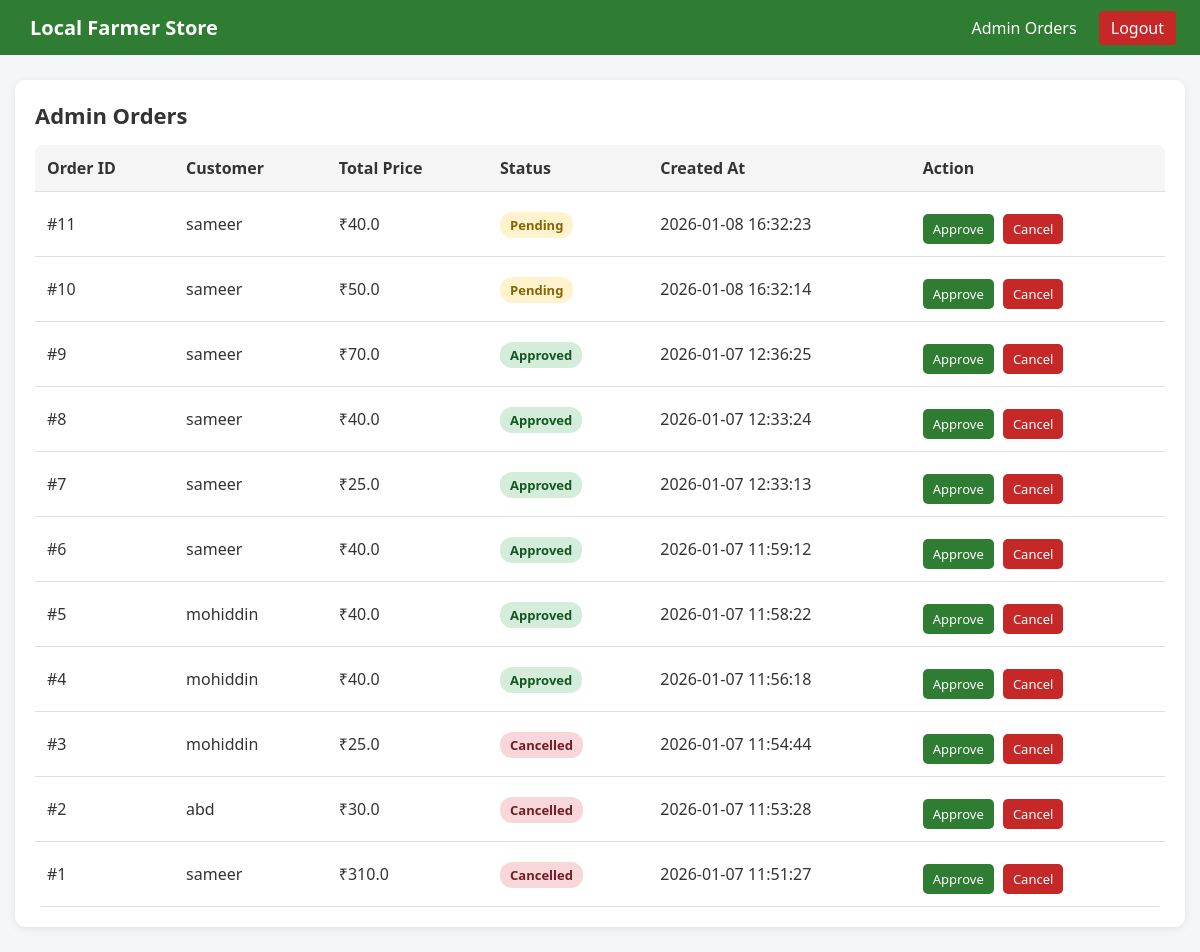
Before: /admin_orders (signed in) with the older database file.
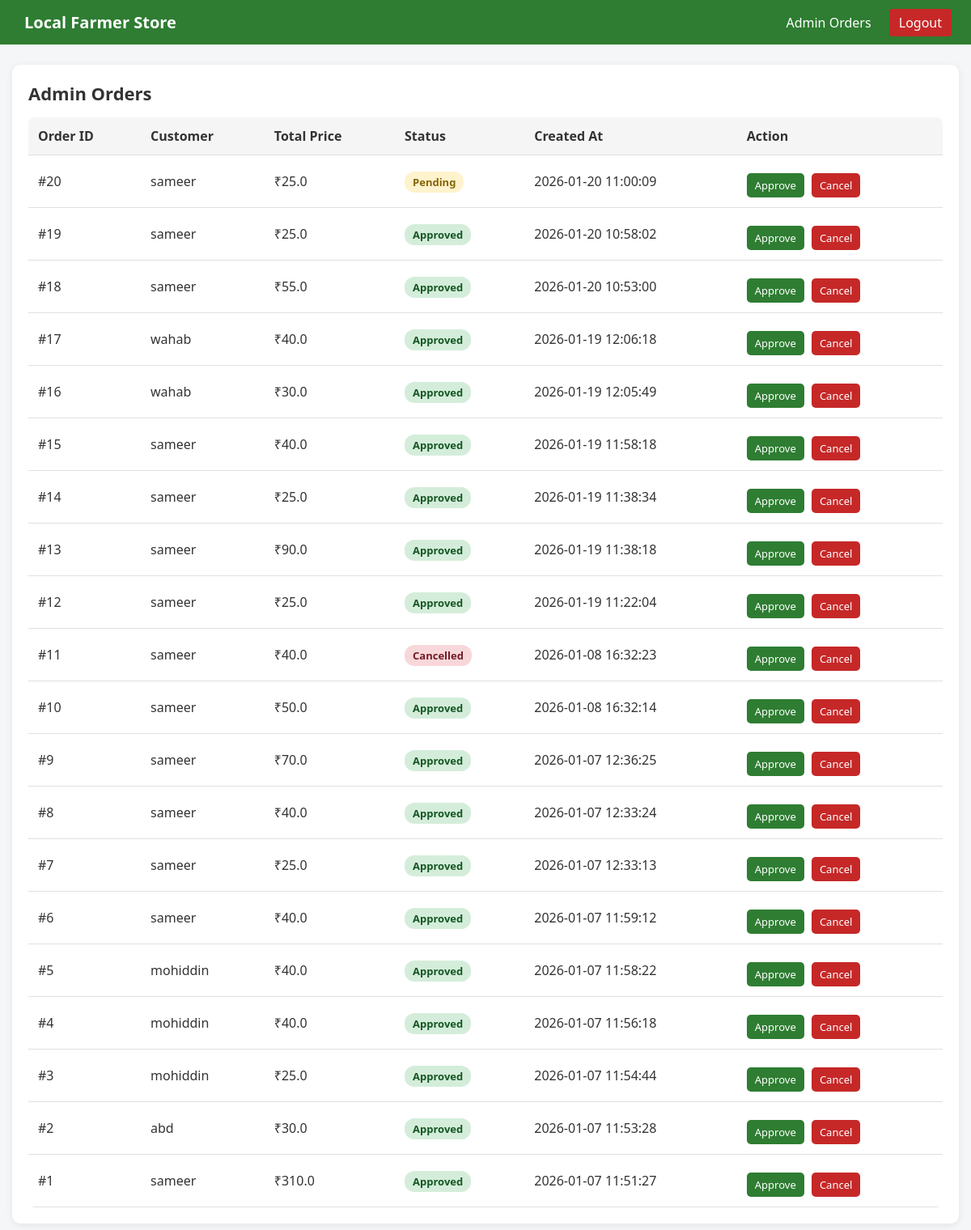
After: the same page with the newer database file.
### tables this page shows
CREATE TABLE orders (
    id INTEGER PRIMARY KEY AUTOINCREMENT,
    user_id INTEGER,
    product_id INTEGER,
    quantity INTEGER,
    status TEXT
, total_price REAL, created_at TEXT);

CREATE TABLE users (
    id INTEGER PRIMARY KEY AUTOINCREMENT,
    username TEXT NOT NULL,
    email TEXT NOT NULL UNIQUE,
    password TEXT NOT NULL,
    role TEXT NOT NULL
);

### app.py (the view)
@app.route("/admin_orders")
def admin_orders():
    if session.get("role") != "admin":
        return "Access denied", 403
    db = get_db()
    orders = db.execute("""
        SELECT
            orders.id AS order_id,
            orders.created_at,
            orders.status,
            orders.total_price,
            users.username AS customer_name
        FROM orders
        JOIN users ON orders.user_id = users.id
        ORDER BY orders.created_at DESC
    """).fetchall()
    return render_template("admin_orders.html", orders=orders)

### app.py (called while the page is built)
def get_db():
    conn = sqlite3.connect("store.db")
    conn.row_factory = sqlite3.Row
    return conn

### templates/admin_orders.html
{% extends "layout.html" %}
{% block content %}
<div class="page-box">
  <h2>Admin Orders</h2>
  {% if orders %}
  <table class="data-table">
    <thead>
      <tr>
        <th>Order ID</th>
        <th>Customer</th>
        <th>Total Price</th>
        <th>Status</th>
        <th>Created At</th>
        <th>Action</th>
      </tr>
    </thead>
    <tbody>
      {% for o in orders %}
      <tr>
        <td>#{{ o.order_id }}</td>
        <td>{{ o.customer_name }}</td>
        <td>₹{{ o.total_price }}</td>
        <td>
          <span class="status {{ o.status }}">
            {{ o.status|title }}
          </span>
        </td>
        <td>{{ o.created_at }}</td>
        <td>
          <a
            href="{{ url_for('admin_update_order', order_id=o.order_id, new_status='approved') }}"
            class="btn small green"
          >
            Approve
          </a>
          <a
            href="{{ url_for('admin_update_order', order_id=o.order_id, new_status='cancelled') }}"
            class="btn small red"
          >
            Cancel
          </a>
        </td>
      </tr>
      {% endfor %}
    </tbody>
  </table>
  {% else %}
    <p>No orders found.</p>
  {% endif %}
</div>
{% endblock %}

### templates/layout.html (shortened to what this page needs)
<!DOCTYPE html>
<html lang="en">
<head>
  <link rel="stylesheet" href="{{ url_for('static', filename='style.css') }}">
</head>
<body>
<nav class="navbar">
  <div class="nav-left">
     <span class="brand">Local Farmer Store</span>
  </div>
  <div class="nav-right">
    {% if session.get("user_id") %}
      {% if session.get("role") == "admin" %}
        <a href="{{ url_for('admin_orders') }}">Admin Orders</a>
      {% endif %}
      <a href="/logout" class="logout-btn">Logout</a>
    {% else %}
      <a href="/login">Login</a>
      <a href="/register" class="register-btn">Register</a>
    {% endif %}
  </div>
</nav>
<main class="container">
  {% block content %}{% endblock %}
</main>
</body>
</html>

### static/style.css (style rules this page uses)
body { font-family: Arial; background: #f9fafb; }
.navbar { background: white; padding: 15px; display: flex; justify-content: space-between; }
.container { padding: 30px; }
* { margin: 0; padding: 0; box-sizing: border-box; }
body { font-family: "Segoe UI", Arial, sans-serif; background-color: #f4f6f8; color: #333; }
.navbar { background-color: #2e7d32; color: white; padding: 14px 24px; display: flex; justify-content: space-between; align-items: center; }
.nav-left { display: flex; align-items: center; }
.brand { font-size: 20px; font-weight: bold; margin-left: 6px; }
.nav-right a { color: white; text-decoration: none; margin-left: 18px; font-weight: 500; transition: opacity 0.2s; }
.logout-btn { background-color: #c62828; padding: 6px 12px; border-radius: 4px; }
.container { max-width: 1200px; margin: 25px auto; padding: 0 15px; }
h2 { font-size: 22px; margin-bottom: 15px; }
.btn { display: inline-block; margin-top: 10px; padding: 8px 14px; background-color: #2e7d32; color: white; text-decoration: none; border-radius: 5px; font-size: 14px; }
table { width: 100%; border-collapse: collapse; background: white; border-radius: 8px; overflow: hidden; }
th, td { padding: 12px; border-bottom: 1px solid #e0e0e0; text-align: left; }
th { background-color: #f0f0f0; font-weight: 600; }
.page-box { background: white; padding: 20px; border-radius: 10px; box-shadow: 0 2px 8px rgba(0,0,0,0.08); }
.data-table { width: 100%; border-collapse: collapse; margin-top: 15px; }
.data-table th, .data-table td { padding: 12px; border-bottom: 1px solid #e0e0e0; text-align: left; }
.data-table th { background: #f5f5f5; font-weight: 600; }
.status { padding: 4px 10px; border-radius: 12px; font-size: 13px; font-weight: bold; }
.status.pending { background: #fff3cd; color: #856404; }
.status.approved { background: #d4edda; color: #155724; }
.status.cancelled { background: #f8d7da; color: #721c24; }
.btn.small { padding: 5px 10px; font-size: 13px; margin-right: 5px; }
.btn.green { background: #2e7d32; }
.btn.red { background: #c62828; }
.btn.small { padding: 6px 10px; font-size: 13px; }
.btn.green { background-color: #2e7d32; }

Changed rows visible on the page:
added orders: order_id "20", customer_name "sameer", total_price "25.0", status "Pending", created_at "2026-01-20 11:00:09"
added orders: order_id "19", customer_name "sameer", total_price "25.0", status "Approved", created_at "2026-01-20 10:58:02"
added orders: order_id "18", customer_name "sameer", total_price "55.0", status "Approved", created_at "2026-01-20 10:53:00"
added orders: order_id "17", customer_name "wahab", total_price "40.0", status "Approved", created_at "2026-01-19 12:06:18"
added orders: order_id "16", customer_name "wahab", total_price "30.0", status "Approved", created_at "2026-01-19 12:05:49"
added orders: order_id "15", customer_name "sameer", total_price "40.0", status "Approved", created_at "2026-01-19 11:58:18"
added orders: order_id "14", customer_name "sameer", total_price "25.0", status "Approved", created_at "2026-01-19 11:38:34"
added orders: order_id "13", customer_name "sameer", total_price "90.0", status "Approved", created_at "2026-01-19 11:38:18"
added orders: order_id "12", customer_name "sameer", total_price "25.0", status "Approved", created_at "2026-01-19 11:22:04"
changed orders id 11: status "Pending" → "Cancelled"
changed orders id 10: status "Pending" → "Approved"
changed orders id 3: status "Cancelled" → "Approved"
changed orders "abd": status "Cancelled" → "Approved"
changed orders id 1: status "Cancelled" → "Approved"
